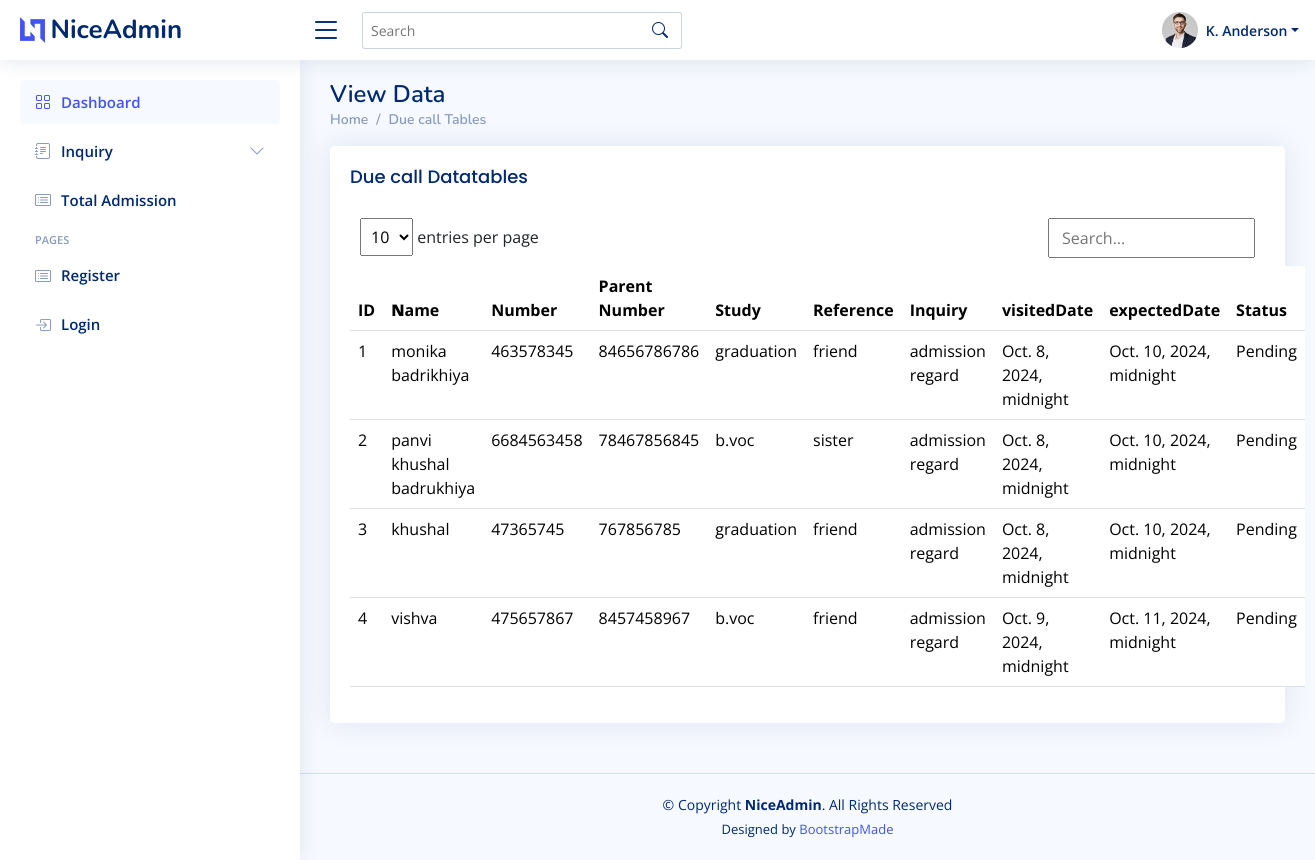
Page /duecall on the earlier database version.
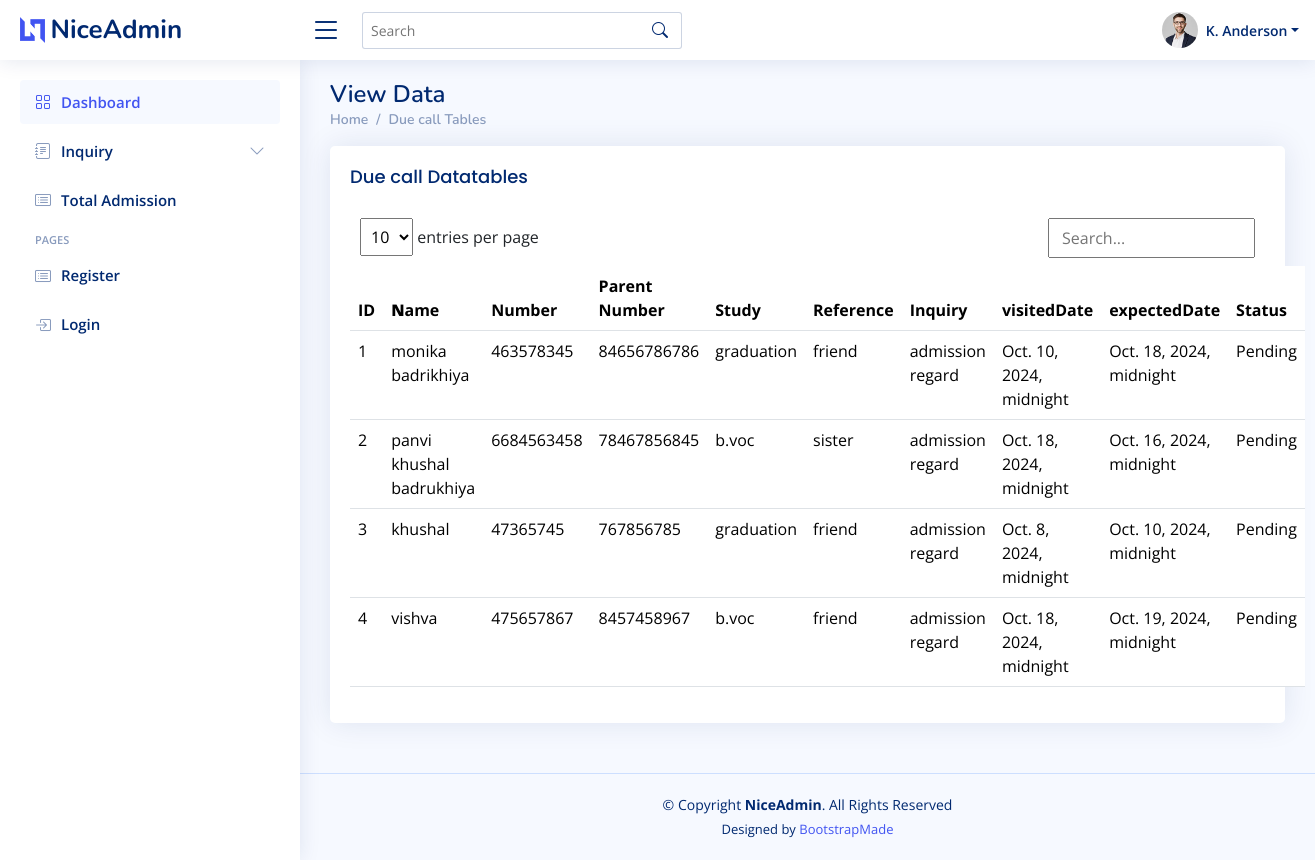
Same page on the later database version.
### studentpanelapp/models.py (models this page shows)
class Inquiry(models.Model):
    Name=models.CharField(max_length=50)
    Number=models.IntegerField(max_length=20)
    Pnumber=models.IntegerField(max_length=20)
    Study=models.CharField(max_length=50)
    Reference=models.CharField(max_length=50)
    Inquiry=models.CharField(max_length=50)
    Status=models.CharField(max_length=20)
    expectedDate=models.DateTimeField()
    visitedDate=models.DateTimeField()

### studentpanelapp/views.py (the view)
# urls.py: path('duecall',views.Duecalls),
def Duecalls(request):
    inquiries = Inquiry.objects.all()
    for inquiry in inquiries:
        expected_date = inquiry.expectedDate.date()  # Convert datetime to date
    dueinquirydata=Inquiry.objects.filter(expectedDate__lt=today)
    return render(request,"showduecall.html",{'dueinquirydata':dueinquirydata})

### studentpanelapp/template/showduecall.html (shortened to what this page needs)
{% load static %}
<!DOCTYPE html>
<html lang="en">
<head>
  <link href="{% static 'vendor/bootstrap/css/bootstrap.min.css'%}" rel="stylesheet">
  <link href="{% static 'vendor/bootstrap-icons/bootstrap-icons.css'%}" rel="stylesheet">
  <link href="{% static 'vendor/boxicons/css/boxicons.min.css'%}" rel="stylesheet">
  <link href="{% static 'vendor/quill/quill.snow.css'%}" rel="stylesheet">
  <link href="{% static 'vendor/quill/quill.bubble.css'%}" rel="stylesheet">
  <link href="{% static 'vendor/remixicon/remixicon.css'%}" rel="stylesheet">
  <link href="{% static 'vendor/simple-datatables/style.css'%}" rel="stylesheet">
  <link href="{% static 'css/style.css' %}" rel="stylesheet">
</head>
<body>
    {% include "header.html" %}
   {% include "sidebar.html" %}
  <main id="main" class="main">
    <div class="pagetitle">
      <h1>View Data</h1>
      <nav>
        <ol class="breadcrumb">
          <li class="breadcrumb-item"><a href="/home">Home</a></li>
          <li class="breadcrumb-item">Due call Tables</li>
        </ol>
      </nav>
    </div>
    <section class="section">
      <div class="row">
        <div class="col-lg-12">
          <div class="card">
            <div class="card-body">
              <h5 class="card-title">Due call Datatables</h5>
              <div class="datatable-wrapper datatable-loading no-footer sortable searchable fixed-columns">
                <form action="duecall" method="get">
                  <div class="datatable-top">
                  <div class="datatable-dropdown">
                    <label>
                      <select class="datatable-selector" name="per-page">
                        <option value="10" selected="">10</option>
                      </select> entries per page
                    </label>
                  </div>
                  <div class="datatable-search">
                    <input class="datatable-input" placeholder="Search..." type="search" name="search" value="{{name}}"
                    title="Search within table" oninput="this.form.submit()">
                  </div>
                </div>
                </form>
              </div>
              <div class="datatable-container">
                <table class="table ">
                  <thead>
                    <tr>
                      <th>ID</th>
                      <th>
                        <b>N</b>ame
                      </th>
                      <th>Number</th>
                      <th>Parent Number</th>
                      <th>Study</th>
                      <th>Reference</th>
                      <th>Inquiry</th>
                      <th>visitedDate</th>
                      <th>expectedDate</th>
                      <th>Status</th>
                    </tr>
                  </thead>
                  <tbody>
                    {% for i in dueinquirydata %}
                    <tr>
                      <td>{{i.id}}</td>
                      <td>{{i.Name}}</td>
                      <td>{{i.Number}}</td>
                      <td>{{i.Pnumber}}</td>
                      <td>{{i.Study}}</td>
                      <td>{{i.Reference}}</td>
                      <td>{{i.Inquiry}}</td>
                      <td>{{i.visitedDate}}</td>
                      <td>{{i.expectedDate}}</td>
                      <td>{{i.Status}}</td>
                    </tr>
                    {% endfor %}
                  </tbody>
                </table>
              </div>
            </div>
          </div>
        </div>
      </div>
    </section>
  </main>
   {% include "footer.html" %}
</body>
</html>

### studentpanelapp/template/header.html (shortened to what this page needs)
{% load static %}
<!DOCTYPE html>
<html lang="en">
<head>
</head>
<body>
    <header id="header" class="header fixed-top d-flex align-items-center">
        <div class="d-flex align-items-center justify-content-between">
          <a href="index.html" class="logo d-flex align-items-center">
            <img src="{% static "img/logo.png" %}" alt="">
            <span class="d-none d-lg-block">NiceAdmin</span>
          </a>
          <i class="bi bi-list toggle-sidebar-btn"></i>
        </div>
        <div class="search-bar">
          <form class="search-form d-flex align-items-center" method="POST" action="#">
            <input type="text" name="query" placeholder="Search" title="Enter search keyword">
            <button type="submit" title="Search"><i class="bi bi-search"></i></button>
          </form>
        </div>
        <nav class="header-nav ms-auto">
          <ul class="d-flex align-items-center">
            <li class="nav-item dropdown">
            <li class="nav-item dropdown pe-3">
              <a class="nav-link nav-profile d-flex align-items-center pe-0" href="#" data-bs-toggle="dropdown">
                <img src="{% static "img/profile-img.jpg" %}" alt="Profile" class="rounded-circle">
                <span class="d-none d-md-block dropdown-toggle ps-2">K. Anderson</span>
              </a>
            </li>
          </ul>
        </nav>
      </header>
</body>
</html>

### studentpanelapp/template/sidebar.html (shortened to what this page needs)
<!DOCTYPE html>
<html lang="en">
<head>
</head>
<body>
    <aside id="sidebar" class="sidebar">
        <ul class="sidebar-nav" id="sidebar-nav">
          <li class="nav-item">
            <a class="nav-link " href="/home">
              <i class="bi bi-grid"></i>
              <span>Dashboard</span>
            </a>
          </li>
                <li class="nav-item">
            <a class="nav-link collapsed" data-bs-target="#forms-nav" data-bs-toggle="collapse" href="#">
              <i class="bi bi-journal-text"></i><span>Inquiry</span><i class="bi bi-chevron-down ms-auto"></i>
            </a>
          </li>
          <li class="nav-item">
            <a class="nav-link collapsed" href="totaladmission">
              <i class="bi bi-card-list"></i>
              <span>Total Admission</span>
            </a>
          </li>
          <li class="nav-heading">Pages</li>
          <li class="nav-item">
            <a class="nav-link collapsed" href="ragister">
              <i class="bi bi-card-list"></i>
              <span>Register</span>
            </a>
          </li>
          <li class="nav-item">
            <a class="nav-link collapsed" href="/">
              <i class="bi bi-box-arrow-in-right"></i>
              <span>Login</span>
            </a>
          </li>
        </ul>
      </aside>
</body>
</html>

### studentpanelapp/template/footer.html (shortened to what this page needs)
<!DOCTYPE html>
<html lang="en">
<head>
</head>
<body>
  <footer id="footer" class="footer">
    <div class="copyright">
      &copy; Copyright <strong><span>NiceAdmin</span></strong>. All Rights Reserved
    </div>
    <div class="credits">
      Designed by <a href="https://bootstrapmade.com/">BootstrapMade</a>
    </div>
  </footer>
</body>
</html>

### studentpanelapp/static/css/style.css (style rules this page uses)
:root { scroll-behavior: smooth; }
body { font-family: "Open Sans", sans-serif; background: #f6f9ff; color: #444444; }
a { color: #4154f1; text-decoration: none; }
h1, h2, h3, h4, h5, h6 { font-family: "Nunito", sans-serif; }
#main { margin-top: 60px; padding: 20px 30px; transition: all 0.3s; }
.pagetitle { margin-bottom: 10px; }
.pagetitle h1 { font-size: 24px; margin-bottom: 0; font-weight: 600; color: #012970; }
.card { margin-bottom: 30px; border: none; border-radius: 5px; box-shadow: 0px 0 30px rgba(1, 41, 112, 0.1); }
.card-title { padding: 20px 0 15px 0; font-size: 18px; font-weight: 500; color: #012970; font-family: "Poppins", sans-serif; }
.card-body { padding: 0 20px 20px 20px; }
.breadcrumb { font-size: 14px; font-family: "Nunito", sans-serif; color: #899bbd; font-weight: 600; }
.breadcrumb a { color: #899bbd; transition: 0.3s; }
.breadcrumb .breadcrumb-item::before { color: #899bbd; }
.logo { line-height: 1; }
@media (min-width: 1200px) { .logo { width: 280px; } }
.logo img { max-height: 26px; margin-right: 6px; }
.logo span { font-size: 26px; font-weight: 700; color: #012970; font-family: "Nunito", sans-serif; }
.header { transition: all 0.5s; z-index: 997; height: 60px; box-shadow: 0px 2px 20px rgba(1, 41, 112, 0.1); background-color: #fff; padding-left: 20px; }
.header .toggle-sidebar-btn { font-size: 32px; padding-left: 10px; cursor: pointer; color: #012970; }
.header .search-bar { min-width: 360px; padding: 0 20px; }
.header .search-form { width: 100%; }
.header .search-form input { border: 0; font-size: 14px; color: #012970; border: 1px solid rgba(1, 41, 112, 0.2); padding: 7px 38px 7px 8px; border-radius: 3px; transition: 0.3s; width: 100%; }
.header .search-form button { border: 0; padding: 0; margin-left: -30px; background: none; }
.header .search-form button i { color: #012970; }
.header-nav ul { list-style: none; }
.header-nav>ul { margin: 0; padding: 0; }
.header-nav .nav-profile { color: #012970; }
.header-nav .nav-profile img { max-height: 36px; }
.header-nav .nav-profile span { font-size: 14px; font-weight: 600; }
.sidebar { position: fixed; top: 60px; left: 0; bottom: 0; width: 300px; z-index: 996; transition: all 0.3s; padding: 20px; overflow-y: auto; scrollbar-width: thin; scrollbar-color: #aab7cf transparent; box-shadow: 0px 0px 20px rgba(1, 41, 112, 0.1); background-color: #fff; }
@media (min-width: 1200px) { #main, #footer { margin-left: 300px; } }
.sidebar-nav { padding: 0; margin: 0; list-style: none; }
.sidebar-nav li { padding: 0; margin: 0; list-style: none; }
.sidebar-nav .nav-item { margin-bottom: 5px; }
.sidebar-nav .nav-heading { font-size: 11px; text-transform: uppercase; color: #899bbd; font-weight: 600; margin: 10px 0 5px 15px; }
.sidebar-nav .nav-link { display: flex; align-items: center; font-size: 15px; font-weight: 600; color: #4154f1; transition: 0.3; background: #f6f9ff; padding: 10px 15px; border-radius: 4px; }
.sidebar-nav .nav-link i { font-size: 16px; margin-right: 10px; color: #4154f1; }
.sidebar-nav .nav-link.collapsed { color: #012970; background: #fff; }
.sidebar-nav .nav-link.collapsed i { color: #899bbd; }
.sidebar-nav .nav-link .bi-chevron-down { margin-right: 0; transition: transform 0.2s ease-in-out; }
.footer { padding: 20px 0; font-size: 14px; transition: all 0.3s; border-top: 1px solid #cddfff; }
.footer .copyright { text-align: center; color: #012970; }
.footer .credits { padding-top: 5px; text-align: center; font-size: 13px; color: #012970; }

Differences in the rows shown:
changed Inquiry "monika badrikhiya": visitedDate "Oct. 8, 2024, midnight" → "Oct. 10, 2024, midnight"; expectedDate "Oct. 10, 2024, midnight" → "Oct. 18, 2024, midnight"
changed Inquiry "panvi khushal badrukhiya": visitedDate "Oct. 8, 2024, midnight" → "Oct. 18, 2024, midnight"; expectedDate "Oct. 10, 2024, midnight" → "Oct. 16, 2024, midnight"
changed Inquiry "vishva": visitedDate "Oct. 9, 2024, midnight" → "Oct. 18, 2024, midnight"; expectedDate "Oct. 11, 2024, midnight" → "Oct. 19, 2024, midnight"
